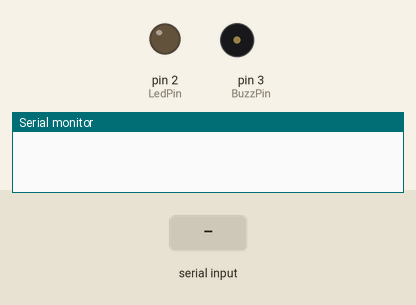
The sketch below on a simulated Arduino Uno, built with avr-gcc and run on an emulated ATmega328P. Shown: output pins drawn as LEDs (lit = HIGH), buzzer (waves = sounding), the last lines printed to the serial monitor. The test bench sets the inputs (shaded band).

Above: at 1.2 s.
1.3 s: "a" received over Serial
At 2.47 s:
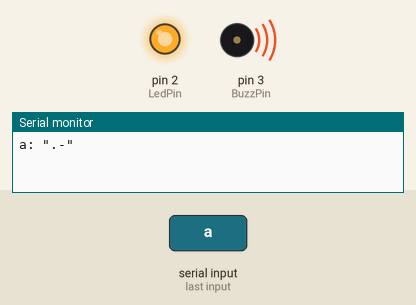
4.0 s: "A" received over Serial
At 6.2 s:
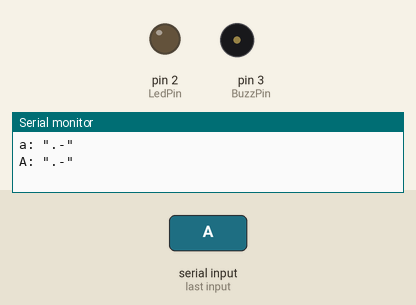
6.5 s: "b" received over Serial
At 7.57 s:
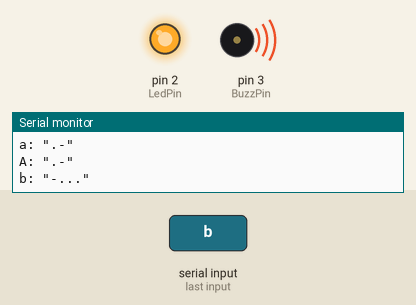
Timing chart, 0 to 9.5 s (numbered marks = the images above; inputs shaded):
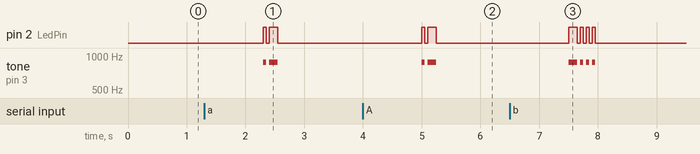

The sketch:

morse_code_transmitter.ino
```cpp
/**
 * @Project: Morse code Emitter/Receiver
 * @Description: This project consists on a Morse code emitter and receiver modules.
 *               The goal is for the modules comunicate with each other using morse code
 *               IR light signals. The user sends some text through the serial port to
 *               the emitter module which encodes it to morse code and sends to the receiver
 *               via IR signals. The receiver then translates the signals back to text and
 *               shows it through a LCD display.
 *
 * @Module: Emitter
 *
 * @Author: Ricardo Tonet <ribeiro.tonet@gmail.com> (github: https://github.com/blackchacal)
 */

/**
 * International Morse code is composed of five elements:
 *
 * 1. short mark, dot or "dit" (.): "dot duration" is one time unit long
 * 2. longer mark, dash or "dah" (_): three time units long
 * 3. inter-element gap between the dots and dashes within a character: one dot duration or one unit long
 * 4. short gap (between letters): three time units long
 * 5. medium gap (between words): seven time units long
 */

/**************************************************************
 * Constants and Variables                                    *
 **************************************************************/

// Constants
const unsigned int TIME_UNIT = 50; // one time unit: 50 ms
const unsigned int SOUND_FREQ = 880; // 440 Hz (Sol)

// Pins
int LedPin = 2;
int BuzzPin = 3;

// Vars
unsigned long time = 0;

/**************************************************************
 * Functions                                                  *
 **************************************************************/

String translateMessage(String msg) {
  String tmsg; // Translated message
  String charCode;
  unsigned int msgSize = msg.length();

  for (int i = 0; i < msgSize; i++) {
    charCode = convertCharacterToMorseCode(msg[i]);
    tmsg += charCode + "   ";
  }
  tmsg.trim();
  return tmsg;
}

void sendMessage(String msg) {
  Serial.println('"'+msg+'"');
  convertMorseCodeToSignal(msg);
}

String convertCharacterToMorseCode(char c) {
  String code;

  switch(c) {
    case 'a':
    case 'A':
      code = ".-";
      break;
    case 'b':
    case 'B':
      code = "-...";
      break;
    case 'c':
    case 'C':
      code = "-.-.";
      break;
    case 'd':
    case 'D':
      code = "-..";
      break;
    case 'e':
    case 'E':
      code = ".";
      break;
    case 'f':
    case 'F':
      code = "..-.";
      break;
    case 'g':
    case 'G':
      code = "--.";
      break;
    case 'h':
    case 'H':
      code = "....";
      break;
    case 'i':
    case 'I':
      code = "..";
      break;
    case 'j':
    case 'J':
      code = ".---";
      break;
    case 'k':
    case 'K':
      code = "-.-";
      break;
    case 'l':
    case 'L':
      code = ".-..";
      break;
    case 'm':
    case 'M':
      code = "--";
      break;
    case 'n':
    case 'N':
      code = "-.";
      break;
    case 'o':
    case 'O':
      code = "---";
      break;
    case 'p':
    case 'P':
      code = ".--.";
      break;
    case 'q':
    case 'Q':
      code = "--.-";
      break;
    case 'r':
    case 'R':
      code = ".-.";
      break;
    case 's':
    case 'S':
      code = "...";
      break;
    case 't':
    case 'T':
      code = "-";
      break;
    case 'u':
    case 'U':
      code = "..-";
      break;
    case 'v':
    case 'V':
      code = "...-";
      break;
    case 'w':
    case 'W':
      code = ".--";
      break;
    case 'x':
    case 'X':
      code = "-..-";
      break;
    case 'y':
    case 'Y':
      code = "-.--";
      break;
    case 'z':
    case 'Z':
      code = "--..";
      break;
    case '1':
      code = ".----";
      break;
    case '2':
      code = "..---";
      break;
    case '3':
      code = "...--";
      break;
    case '4':
      code = "....-";
      break;
    case '5':
      code = ".....";
      break;
    case '6':
      code = "-....";
      break;
    case '7':
      code = "--...";
      break;
    case '8':
      code = "---..";
      break;
    case '9':
      code = "----.";
      break;
    case '0':
      code = "-----";
      break;
    case ' ':
      code = "    ";
    default:
      code = "";
      break;
  }
  return code;
}

void convertMorseCodeToSignal(String code) {
  unsigned int codeSize = code.length();

  for (int i = 0; i < codeSize; i++) {
    sendDotDashSpace(code.charAt(i));
  }
}

/**
 * Converts Morse Code (dash-dot-space) into sound or light.
 */
void sendDotDashSpace(char c) {
  switch (c) {
    case '.':
      tone(BuzzPin, SOUND_FREQ, TIME_UNIT);
      sendLightSignal(TIME_UNIT);
      delay(TIME_UNIT);
      break;
    case '-':
      tone(BuzzPin, SOUND_FREQ, TIME_UNIT*3);
      sendLightSignal(TIME_UNIT*3);
      delay(TIME_UNIT);
      break;
    case ' ':
      delay(TIME_UNIT);
      break;
  }
}

/**
 * Sends morse code via LED (IR or Normal).
 */
void sendLightSignal(unsigned int timeUnit) {
  digitalWrite(LedPin, HIGH);
  delay(timeUnit);
  digitalWrite(LedPin, LOW);
}

/**************************************************************
 * Main Code                                                  *
 **************************************************************/

void setup() {
  Serial.begin(9600);

  pinMode(LedPin, OUTPUT);
  pinMode(BuzzPin, OUTPUT);
}

void loop() {
  String message;
  String morseMessage;

  while (Serial.available()) {
    // Get text message from serial port
    message = Serial.readString();
    Serial.print(message+": ");

    if (message.length() > 0) {
      // Translate text message to morse code message
      morseMessage = translateMessage(message);

      // Send morse code message to receiver
      sendMessage(morseMessage);
    }
  }
}
```

Measured:
- after the input at 1.3 s, pin 2 (LedPin): LOW → HIGH after 1.0 s, → LOW 0.05 s later, → HIGH 0.05 s later, → LOW 0.15 s later; tone on pin 3 (BuzzPin): silent → 880 Hz after 1.0 s, → silent 0.05 s later, → 880 Hz 0.05 s later, → silent 0.15 s later
- after the input at 4.0 s, pin 2 (LedPin): LOW → HIGH after 1.0 s, → LOW 0.05 s later, → HIGH 0.05 s later, → LOW 0.15 s later; tone on pin 3 (BuzzPin): silent → 880 Hz after 1.0 s, → silent 0.05 s later, → 880 Hz 0.05 s later, → silent 0.15 s later
- after the input at 6.5 s, pin 2 (LedPin): LOW → HIGH after 1.0 s, then repeats every 0.10 s: LOW 0.05 s, HIGH 0.05 s, until it stays LOW from 8.0 s; tone on pin 3 (BuzzPin): silent → 880 Hz after 1.0 s, then repeats every 0.10 s: silent 0.05 s, 880 Hz 0.05 s, until it stays silent from 8.0 s
